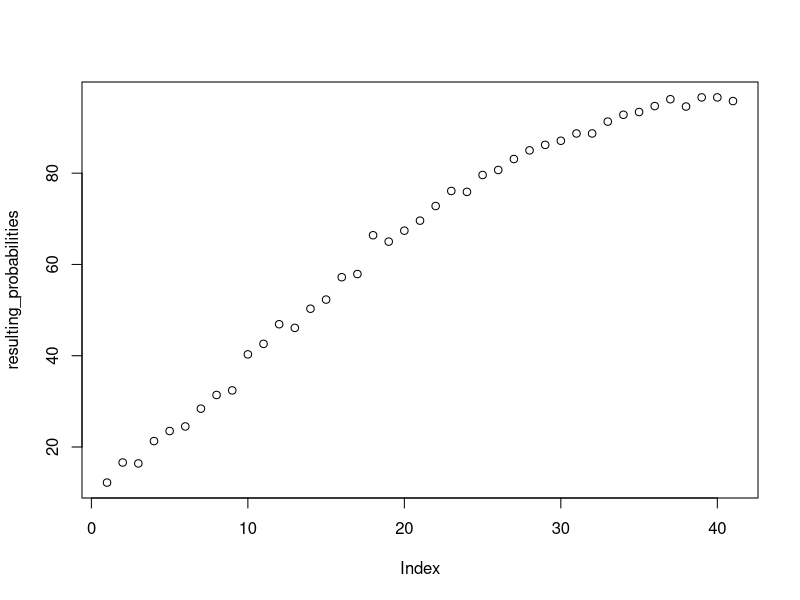

Recreate this plot in R.
## ---- chunk 1
# Create an R object
my_obj = 48
## ---- chunk 2
# Create objects of simple data types
my_char = 'a'
print(my_char)

my_int = 10L
print(my_int)

my_numeric = 10
print(my_numeric)

my_logic = TRUE
print(my_logic)
## ---- chunk 3
# Create a vector
my_vec1 = c(1L, 2L, 3L)
my_vec2 = 1:3
my_vec3 = seq(from = 1, to = 3, by = 1)
print(my_vec1)
print(my_vec2)
print(my_vec3)

# Functions on objects
length(my_vec1)
class(my_vec1)
# class(my_vec2)
# class(my_vec3)
# typeof(my_vec3)
str(my_vec3)

# Access elements of a vector
my_vec1[1]

# Modify element of a vector
my_vec1[1] = 10
print(my_vec1)

# Missing data
my_vec4 = c(1, 2, NA, 4)
print(my_vec4)
is.na(my_vec4)
anyNA(my_vec4)

# Special values
1/0
0/0
## ---- chunk 4
# Create an empty list
my_list1 = list(5)
print(my_list1)

# Create a list with values
my_list2 = list(1, 'Name', c('a', 'b', 'c'))
print(my_list2)

# Assign names to slots of list
names(my_list2) = c('first', 'second', 'third')
str(my_list2)

# Coerce a vector into a list
list(my_vec1)
## ---- chunk 5
# Access elements of a list
my_list2[1]
my_list2$first

# Modify elements of a list
my_list2[1] = 10
print(my_list2)
## ---- chunk 6
# Create a matrix
my_matrix1 = matrix(c(1,2,3,4,5,6), nrow = 3, ncol = 2)
print(my_matrix1)

my_matrix2 = matrix(c(1,2,3,4,5,6), nrow = 2, ncol = 3, byrow = TRUE)
print(my_matrix2)

# Assign row and column names
rownames(my_matrix2) = c('row1', 'row2')
colnames(my_matrix2) = c('col1', 'col2', 'col3')
str(my_matrix2)

# Access elements of a matrix
my_matrix2[1, 2]
## ---- chunk 7
# Create a dataframe manually
ID = c('A', 'B', 'C')
Age = c(21, 22, 20)
Height = c(150, 160, 170)
sData = data.frame(ID, Age, Height)

# Assign names to the rows and columns of the data frame
rownames(sData) = c('Ajith', 'John', 'Bob')
colnames(sData) = c('ID', 'Age', 'Height')
## ---- chunk 8
# Structure of the data frame
str(sData) 

# Print 1st five rows
head(sData, 2)

# Print last five rows
tail(sData, 2)

# Get the dimension of the data frame
dim(sData)

# Number of rows in the data frame
nrow(sData)

# Number of columns in the data frame
ncol(sData)
## ---- chunk 9
# Access a particular column
sData$Age
sData[['Age']]
sData['Age']

# Access a particular row
sData['John', ]

# Access multiple columns
sData[c('ID', 'Age')]
## ---- chunk 10
# Create a factor for storing a list of genders
gender = factor(c('Male', 'Male', 'Female', 'Female'))
print(gender)

# In-built functions on factors
levels(gender)

# Modify a gender
gender[1] = 'Female'
print(gender)
## ---- chunk 11
# Sampling space
s = c(1, 0)

# Corresponding probabilities
p = matrix(nrow = 5, ncol = 2, c(0.95, 0.95, 0.9, 0.9, 0.8, 0.05, 0.05, 0.1, 0.1, 0.2))

# Simulate the random experiment of the 5 judges making decisions
judgeResult = function(){
  result = numeric(5)
  for (j in c(1:5)){
    result[j] = sample(s, size = 1, replace = TRUE, prob = p[j, ])
  }
  return(result)
}

nsimulations = 1e6
simulatedData = replicate(nsimulations, judgeResult())
#print(simulatedData)

# Function to check if the majority decision is incorrect
# which is the same as the court making an incorrect decision
checkEvent = function(data){
  return(sum(data) < 3)
}

# Probability that the court makes an incorrect decision
mean(apply(simulatedData, 2, checkEvent))*100
print(mean)
## ---- chunk 12
s = c(1:365)

student=function(){
  result=numeric(45)
  for(j in c(1:45)){
    result[j]=sample(s,size=1,replace=TRUE)
  }
  return(result)
}

nsimulations=1000
simulatedData=replicate(nsimulations,student())
str(simulatedData)

checkEvent=function(data){
  if((any(duplicated(data)))){
    return(1)
  }
  return(0)
}

#apply(simulatedData,2,checkEvent)

mean(apply(simulatedData,2,checkEvent))*100
## ---- chunk 13
s = c(1:365)
stud_strength = c(25,36,42,38,54)
student_matrix = matrix()
result = c()
for(i in (1:length(stud_strength))){
  student_matrix = matrix(numeric(stud_strength[i]), nrow = i, ncol = stud_strength[i])
}
print(student_matrix)
print(length(student_matrix[1, ]))


student=function(){
  for(sz in (1:length(student_matrix[ ,1]))){
    for(j in c(1:length(student_matrix[1, ]))){
      result[j]=sample(s,size=1,replace=TRUE)
      student_matrix[sz,j] = result[j]
    }
  }
  return(student_matrix)
}
print(student())
  
nsimulations=1000
simulatedData=replicate(nsimulations,student())
print(simulatedData)

checkEvent=function(data){
  if((any(duplicated(data)))){
    return(1)
  }
  return(0)
}

#apply(simulatedData,2,checkEvent)

mean(apply(simulatedData,1,checkEvent))*100
## ---- chunk 14
s = c(1:365)
stud_strength = c(10:50)
resulting_probabilities = c(1:5)

for(sz in (1:length(stud_strength))){
  student=function(){
    result=numeric(stud_strength[sz])
    for(j in c(1:stud_strength[sz])){
      result[j]=sample(s,size=1,replace=TRUE)
    }
    return(result)
  }

  nsimulations=1000
  simulatedData=replicate(nsimulations,student())
  str(simulatedData)

  checkEvent=function(data){
    if((any(duplicated(data)))){
      return(1)
    }
    return(0)
  }
  resulting_probabilities[sz] = mean(apply(simulatedData,2,checkEvent))*100
}
print(resulting_probabilities)
plot(resulting_probabilities)
